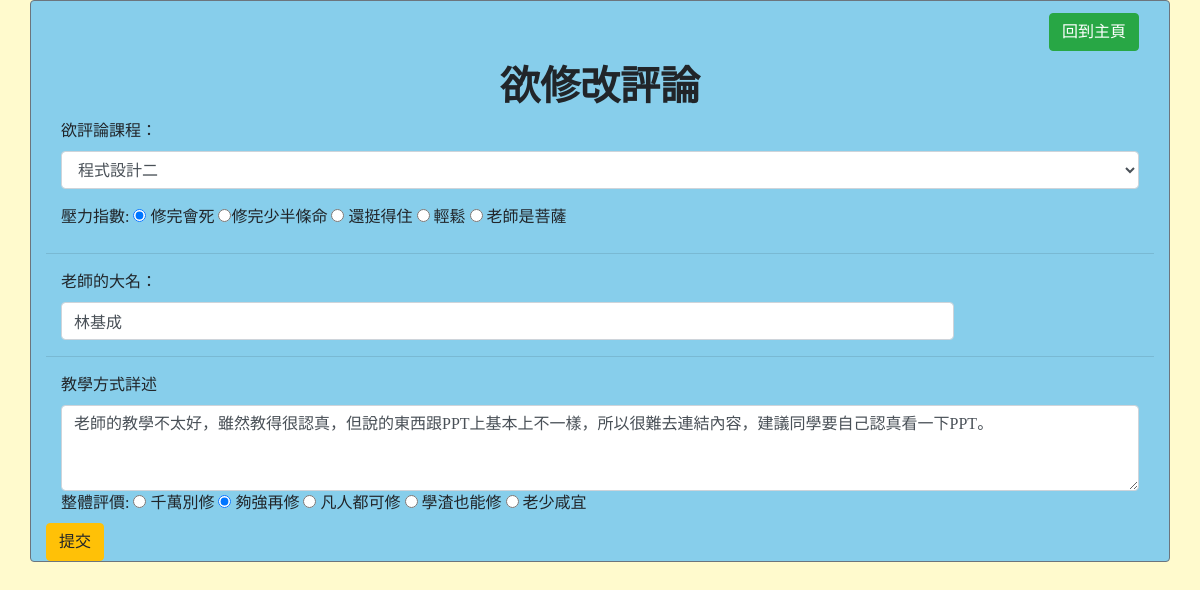
Screenshot of /update_comment.php?id=1 with the database file from the repository.
### tables this page shows
CREATE TABLE IF NOT EXISTS `comment` (
  `cID` int(11) NOT NULL AUTO_INCREMENT,
  `classname` varchar(50) NOT NULL,
  `pressure` enum('die','halfdie','soso','easy','cool') NOT NULL,
  `teacher` text NOT NULL,
  `teach_way` text NOT NULL,
  `final` enum('die','halfdie','soso','easy','cool') NOT NULL,
  PRIMARY KEY (`cID`)
);

### update_comment.php (the view, shortened to what this page needs)
<?
    include("connectMysql.php");
    $sql_select ="SELECT cID, classname, pressure, teacher, teach_way, final FROM comment WHERE cID= ?";
    $stmt = $db_link->prepare($sql_select);
    $stmt ->bind_param("i",$_GET['id']);
    $stmt ->execute();
    $stmt ->bind_result($cID,$classname,$pressure,$teacher, $teach_way, $final);
?>
<!DOCTYPE html>
<html lang="en">
<head>
    <link rel="stylesheet" href="https://stackpath.bootstrapcdn.com/bootstrap/4.5.0/css/bootstrap.min.css">
</head>
  <body>
<form class="form-horizontal" method="POST" action="">
<div class="container border border-secondary rounded">
    <div class="col-sm text-right" style="padding: 12px 15px">
        <?if($_GET['user']!='administrator'){?>
            <a class="btn btn-success" href="comment_homepg_member.php?user=<?echo $_GET['user']?>" role="button">回到主頁</a>
            <?}?>
    </div>
    <div class="row">
        <div class="col-sm">
            <h1 class="font-weight-bolder text-center">欲修改評論</h1>
        </div>
    </div>
    <div class="form-group">
        <div class="col-sm">
        <label>欲評論課程：</label>
        <select class="form-control" name="classname">
            <option value="<?echo $classname?>"><?echo $classname?></option>
        </select>
        </div>
    </div>
    <div class="radio">
        <div class="col-sm">
        <label class="radio-inline">壓力指數:
        </label>
        <label>
        <input type="radio" name="pressure" value="die" <?if ($pressure=='die') {
            echo "checked";
        }?>> 修完會死
        </label>
        <label>
        <input type="radio" name="pressure" value="halfdie" <?if ($pressure=='halfdie') {
            echo "checked";
        }?>>修完少半條命
        </label>
        <label>
        <input type="radio" name="pressure" value="soso" <?if ($pressure=='soso') {
            echo "checked";
        }?>> 還挺得住
        </label>
        <label>
        <input type="radio" name="pressure" value="easy" <?if ($pressure=='easy') {
            echo "checked";
        }?>> 輕鬆
        </label>
        <label>
        <input type="radio" name="pressure" value="cool" <?if ($pressure=='cool') {
            echo "checked";
        }?>> 老師是菩薩
        </label>
        </div>
    <hr>
    </div>
    <label for="teacher" class="col-sm-2 control-label">老師的大名：</label>
   <div class="col-sm-10">
      <input type="text" class="form-control" name="teacher" value="<?echo $teacher?>">
    </div>
    <hr>
    <div class="text">
    <div class="col-sm">
    <label>教學方式詳述</label>
        <textarea class="form-control" name ="teach_way" rows="3" ><? echo $teach_way ?></textarea>
    </div>
    </div>
   <div class="radio">
    <div class="col-sm-10">
        <label class="radio-inline">整體評價:
        </label>
        <label>
        <input type="radio" name="final" value="die" <?if ($final=='die') {
            echo "checked";
        }?>> 千萬別修
        </label>
        <label>
        <input type="radio" name="final" value="halfdie" <?if ($final=='halfdie') {
            echo "checked";
        }?>> 夠強再修
        </label>
        <label>
        <input type="radio" name="final" value="soso" <?if ($final=='soso') {
            echo "checked";
        }?>> 凡人都可修
        </label>
        <label>
        <input type="radio" name="final" value="easy" <?if ($final=='easy') {
            echo "checked";
        }?>> 學渣也能修
        </label>
        <label>
        <input type="radio" name="final" value="cool" <?if ($final=='cool') {
            echo "checked";
        }?>> 老少咸宜
        </label>
    </div>
    </div>
      <button class="btn btn-warning" type="submit">提交</button>
</div>
</form>
  </body>
</html>

### update_comment.php (style rules this page uses)
body { background: LemonChiffon; }
* { font-family:"微軟正黑體"; }
.container { background: skyblue; }

### rows the page displays
comment: classname "程式設計二", pressure "☑ 修完會死", pressure "☐ 修完少半條命", pressure "☐ 還挺得住", pressure "☐ 輕鬆", pressure "☐ 老師是菩薩", teacher "林基成", teach_way "老師的教學不太好，雖然教得很認真，但說的東西跟PPT上基本上不一樣，所以很難去連結內容，建議同學要自己認真看一下PPT。", final "☐ 千萬別修", final "☑ 夠強再修", final "☐ 凡人都可修", final "☐ 學渣也能修", final "☐ 老少咸宜"
